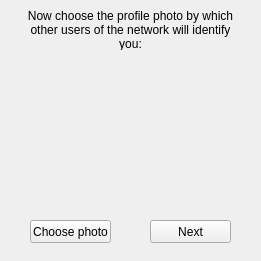
<?xml version="1.0" encoding="UTF-8"?>
<ui version="4.0">
 <class>SetUserPhoto</class>
 <widget class="QWidget" name="SetUserPhoto">
  <property name="windowModality">
   <enum>Qt::NonModal</enum>
  </property>
  <property name="geometry">
   <rect>
    <x>0</x>
    <y>0</y>
    <width>261</width>
    <height>261</height>
   </rect>
  </property>
  <property name="windowTitle">
   <string>Form</string>
  </property>
  <widget class="QPushButton" name="SetPhotoNextButton">
   <property name="geometry">
    <rect>
     <x>150</x>
     <y>220</y>
     <width>81</width>
     <height>23</height>
    </rect>
   </property>
   <property name="text">
    <string>Next</string>
   </property>
  </widget>
  <widget class="QLabel" name="UserPhotoLabel">
   <property name="geometry">
    <rect>
     <x>20</x>
     <y>9</y>
     <width>221</width>
     <height>41</height>
    </rect>
   </property>
   <property name="text">
    <string>Now choose the profile photo by which other users of the network will identify you:</string>
   </property>
   <property name="scaledContents">
    <bool>false</bool>
   </property>
   <property name="alignment">
    <set>Qt::AlignCenter</set>
   </property>
   <property name="wordWrap">
    <bool>true</bool>
   </property>
  </widget>
  <widget class="QPushButton" name="SetPhotoChooseButton">
   <property name="geometry">
    <rect>
     <x>30</x>
     <y>220</y>
     <width>81</width>
     <height>23</height>
    </rect>
   </property>
   <property name="text">
    <string>Choose photo</string>
   </property>
  </widget>
  <widget class="QLabel" name="UserPhotoImage">
   <property name="geometry">
    <rect>
     <x>60</x>
     <y>60</y>
     <width>141</width>
     <height>141</height>
    </rect>
   </property>
   <property name="text">
    <string/>
   </property>
   <property name="pixmap">
    <pixmap resource="Resources/Resources.qrc">:/images/DefaultUser</pixmap>
   </property>
   <property name="scaledContents">
    <bool>true</bool>
   </property>
  </widget>
 </widget>
 <resources>
  <include location="Resources/Resources.qrc"/>
 </resources>
 <connections/>
</ui>
